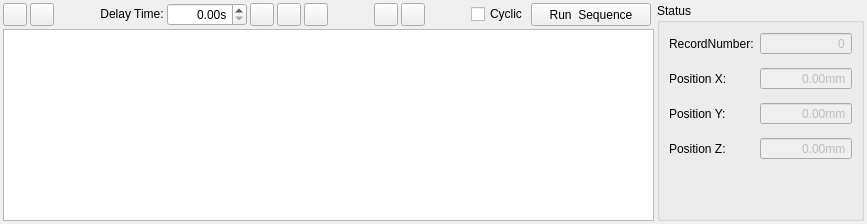
     <widget class="QWidget" name="tab_6">
      <attribute name="title">
       <string>Debug</string>
      </attribute>
      <layout class="QHBoxLayout" name="horizontalLayout_4">
       <property name="spacing">
        <number>3</number>
       </property>
       <property name="leftMargin">
        <number>3</number>
       </property>
       <property name="topMargin">
        <number>3</number>
       </property>
       <property name="rightMargin">
        <number>3</number>
       </property>
       <property name="bottomMargin">
        <number>3</number>
       </property>
       <item>
        <layout class="QHBoxLayout" name="horizontalLayout_3">
         <item>
          <layout class="QGridLayout" name="gridLayout_5">
           <item row="0" column="3">
            <widget class="QLabel" name="label_9">
             <property name="sizePolicy">
              <sizepolicy hsizetype="Fixed" vsizetype="Fixed">
               <horstretch>1</horstretch>
               <verstretch>0</verstretch>
              </sizepolicy>
             </property>
             <property name="text">
              <string>Delay Time:</string>
             </property>
             <property name="alignment">
              <set>Qt::AlignCenter</set>
             </property>
            </widget>
           </item>
           <item row="0" column="8" colspan="2">
            <spacer name="horizontalSpacer_6">
             <property name="orientation">
              <enum>Qt::Horizontal</enum>
             </property>
             <property name="sizeHint" stdset="0">
              <size>
               <width>40</width>
               <height>20</height>
              </size>
             </property>
            </spacer>
           </item>
           <item row="0" column="0">
            <widget class="QToolButton" name="btnImport">
             <property name="sizePolicy">
              <sizepolicy hsizetype="Preferred" vsizetype="Preferred">
               <horstretch>1</horstretch>
               <verstretch>0</verstretch>
              </sizepolicy>
             </property>
             <property name="toolTip">
              <string>Import</string>
             </property>
             <property name="text">
              <string/>
             </property>
             <property name="icon">
              <iconset resource="../../../res/res.qrc">
               <normaloff>:/res/image/icon/218.png</normaloff>:/res/image/icon/218.png</iconset>
             </property>
            </widget>
           </item>
           <item row="0" column="14" colspan="2">
            <widget class="QToolButton" name="toolButton_debugRun">
             <property name="sizePolicy">
              <sizepolicy hsizetype="Minimum" vsizetype="Minimum">
               <horstretch>3</horstretch>
               <verstretch>0</verstretch>
              </sizepolicy>
             </property>
             <property name="minimumSize">
              <size>
               <width>120</width>
               <height>20</height>
              </size>
             </property>
             <property name="maximumSize">
              <size>
               <width>16777215</width>
               <height>16777215</height>
              </size>
             </property>
             <property name="toolTip">
              <string>Running</string>
             </property>
             <property name="text">
              <string>Run  Sequence</string>
             </property>
             <property name="iconSize">
              <size>
               <width>16</width>
               <height>16</height>
              </size>
             </property>
            </widget>
           </item>
           <item row="0" column="11">
            <widget class="QToolButton" name="btnDown">
             <property name="sizePolicy">
              <sizepolicy hsizetype="Preferred" vsizetype="Preferred">
               <horstretch>1</horstretch>
               <verstretch>0</verstretch>
              </sizepolicy>
             </property>
             <property name="toolTip">
              <string>Move Down</string>
             </property>
             <property name="text">
              <string/>
             </property>
             <property name="icon">
              <iconset resource="../../../res/res.qrc">
               <normaloff>:/res/image/icon/arrow-down.png</normaloff>:/res/image/icon/arrow-down.png</iconset>
             </property>
            </widget>
           </item>
           <item row="0" column="7">
            <widget class="QToolButton" name="btnClr">
             <property name="sizePolicy">
              <sizepolicy hsizetype="Preferred" vsizetype="Preferred">
               <horstretch>1</horstretch>
               <verstretch>0</verstretch>
              </sizepolicy>
             </property>
             <property name="toolTip">
              <string>Delete all record</string>
             </property>
             <property name="text">
              <string/>
             </property>
             <property name="icon">
              <iconset resource="../../../res/res.qrc">
               <normaloff>:/res/image/icon/trash.png</normaloff>:/res/image/icon/trash.png</iconset>
             </property>
            </widget>
           </item>
           <item row="0" column="4">
            <widget class="QDoubleSpinBox" name="spinDly">
             <property name="sizePolicy">
              <sizepolicy hsizetype="Fixed" vsizetype="Fixed">
               <horstretch>1</horstretch>
               <verstretch>0</verstretch>
              </sizepolicy>
             </property>
             <property name="minimumSize">
              <size>
               <width>80</width>
               <height>0</height>
              </size>
             </property>
             <property name="maximumSize">
              <size>
               <width>80</width>
               <height>16777215</height>
              </size>
             </property>
             <property name="cursor">
              <cursorShape>ArrowCursor</cursorShape>
             </property>
             <property name="alignment">
              <set>Qt::AlignRight|Qt::AlignTrailing|Qt::AlignVCenter</set>
             </property>
             <property name="specialValueText">
              <string notr="true"/>
             </property>
             <property name="prefix">
              <string notr="true"/>
             </property>
             <property name="suffix">
              <string notr="true">s</string>
             </property>
             <property name="minimum">
              <double>0.000000000000000</double>
             </property>
             <property name="maximum">
              <double>1000000.000000000000000</double>
             </property>
             <property name="value">
              <double>0.000000000000000</double>
             </property>
            </widget>
           </item>
           <item row="0" column="10">
            <widget class="QToolButton" name="btnUp">
             <property name="sizePolicy">
              <sizepolicy hsizetype="Preferred" vsizetype="Preferred">
               <horstretch>1</horstretch>
               <verstretch>0</verstretch>
              </sizepolicy>
             </property>
             <property name="toolTip">
              <string>Move Up</string>
             </property>
             <property name="text">
              <string/>
             </property>
             <property name="icon">
              <iconset resource="../../../res/res.qrc">
               <normaloff>:/res/image/icon/arrow-up.png</normaloff>:/res/image/icon/arrow-up.png</iconset>
             </property>
            </widget>
           </item>
           <item row="0" column="13">
            <widget class="QCheckBox" name="chkCyclic">
             <property name="sizePolicy">
              <sizepolicy hsizetype="Fixed" vsizetype="Fixed">
               <horstretch>1</horstretch>
               <verstretch>0</verstretch>
              </sizepolicy>
             </property>
             <property name="layoutDirection">
              <enum>Qt::LeftToRight</enum>
             </property>
             <property name="text">
              <string>Cyclic</string>
             </property>
            </widget>
           </item>
           <item row="0" column="1">
            <widget class="QToolButton" name="btnExport">
             <property name="sizePolicy">
              <sizepolicy hsizetype="Preferred" vsizetype="Preferred">
               <horstretch>1</horstretch>
               <verstretch>0</verstretch>
              </sizepolicy>
             </property>
             <property name="toolTip">
              <string>Export</string>
             </property>
             <property name="text">
              <string/>
             </property>
             <property name="icon">
              <iconset resource="../../../res/res.qrc">
               <normaloff>:/res/image/icon/219.png</normaloff>:/res/image/icon/219.png</iconset>
             </property>
            </widget>
           </item>
           <item row="0" column="12">
            <spacer name="horizontalSpacer_9">
             <property name="orientation">
              <enum>Qt::Horizontal</enum>
             </property>
             <property name="sizeHint" stdset="0">
              <size>
               <width>40</width>
               <height>20</height>
              </size>
             </property>
            </spacer>
           </item>
           <item row="0" column="6">
            <widget class="QToolButton" name="btnDel">
             <property name="sizePolicy">
              <sizepolicy hsizetype="Preferred" vsizetype="Preferred">
               <horstretch>1</horstretch>
               <verstretch>0</verstretch>
              </sizepolicy>
             </property>
             <property name="toolTip">
              <string>Remove the current record</string>
             </property>
             <property name="text">
              <string/>
             </property>
             <property name="icon">
              <iconset resource="../../../res/res.qrc">
               <normaloff>:/res/image/icon/subtract.png</normaloff>:/res/image/icon/subtract.png</iconset>
             </property>
            </widget>
           </item>
           <item row="0" column="5">
            <widget class="QToolButton" name="btnAdd">
             <property name="sizePolicy">
              <sizepolicy hsizetype="Preferred" vsizetype="Preferred">
               <horstretch>1</horstretch>
               <verstretch>0</verstretch>
              </sizepolicy>
             </property>
             <property name="toolTip">
              <string>add a new record</string>
             </property>
             <property name="text">
              <string/>
             </property>
             <property name="icon">
              <iconset resource="../../../res/res.qrc">
               <normaloff>:/res/image/icon/add.png</normaloff>:/res/image/icon/add.png</iconset>
             </property>
            </widget>
           </item>
           <item row="0" column="2">
            <spacer name="horizontalSpacer_7">
             <property name="orientation">
              <enum>Qt::Horizontal</enum>
             </property>
             <property name="sizeHint" stdset="0">
              <size>
               <width>40</width>
               <height>20</height>
              </size>
             </property>
            </spacer>
           </item>
           <item row="2" column="0" rowspan="10" colspan="17">
            <widget class="QTableView" name="tvDebug">
             <property name="contextMenuPolicy">
              <enum>Qt::DefaultContextMenu</enum>
             </property>
             <property name="selectionMode">
              <enum>QAbstractItemView::SingleSelection</enum>
             </property>
             <property name="selectionBehavior">
              <enum>QAbstractItemView::SelectRows</enum>
             </property>
             <attribute name="horizontalHeaderStretchLastSection">
              <bool>true</bool>
             </attribute>
             <attribute name="verticalHeaderVisible">
              <bool>false</bool>
             </attribute>
            </widget>
           </item>
          </layout>
         </item>
         <item>
          <widget class="QGroupBox" name="groupBox_4">
           <property name="title">
            <string>Status</string>
           </property>
           <layout class="QGridLayout" name="gridLayout_6">
            <property name="verticalSpacing">
             <number>12</number>
            </property>
            <item row="0" column="0">
             <widget class="QLabel" name="label_10">
              <property name="sizePolicy">
               <sizepolicy hsizetype="Minimum" vsizetype="Minimum">
                <horstretch>0</horstretch>
                <verstretch>0</verstretch>
               </sizepolicy>
              </property>
              <property name="minimumSize">
               <size>
                <width>80</width>
                <height>20</height>
               </size>
              </property>
              <property name="text">
               <string>RecordNumber:</string>
              </property>
             </widget>
            </item>
            <item row="1" column="0">
             <widget class="QLabel" name="label_11">
              <property name="sizePolicy">
               <sizepolicy hsizetype="Minimum" vsizetype="Minimum">
                <horstretch>0</horstretch>
                <verstretch>0</verstretch>
               </sizepolicy>
              </property>
              <property name="minimumSize">
               <size>
                <width>80</width>
                <height>20</height>
               </size>
              </property>
              <property name="text">
               <string>Position X:</string>
              </property>
             </widget>
            </item>
            <item row="2" column="0">
             <widget class="QLabel" name="label_23">
              <property name="sizePolicy">
               <sizepolicy hsizetype="Minimum" vsizetype="Minimum">
                <horstretch>0</horstretch>
                <verstretch>0</verstretch>
               </sizepolicy>
              </property>
              <property name="minimumSize">
               <size>
                <width>80</width>
                <height>20</height>
               </size>
              </property>
              <property name="text">
               <string>Position Y:</string>
              </property>
             </widget>
            </item>
            <item row="4" column="0">
             <spacer name="verticalSpacer_2">
              <property name="orientation">
               <enum>Qt::Vertical</enum>
              </property>
              <property name="sizeHint" stdset="0">
               <size>
                <width>20</width>
                <height>40</height>
               </size>
              </property>
             </spacer>
            </item>
            <item row="1" column="1">
             <widget class="QDoubleSpinBox" name="doubleSpinBox_debug_posX">
              <property name="enabled">
               <bool>false</bool>
              </property>
              <property name="sizePolicy">
               <sizepolicy hsizetype="Minimum" vsizetype="Minimum">
                <horstretch>0</horstretch>
                <verstretch>0</verstretch>
               </sizepolicy>
              </property>
              <property name="minimumSize">
               <size>
                <width>80</width>
                <height>20</height>
               </size>
              </property>
              <property name="alignment">
               <set>Qt::AlignRight|Qt::AlignTrailing|Qt::AlignVCenter</set>
              </property>
              <property name="readOnly">
               <bool>true</bool>
              </property>
              <property name="buttonSymbols">
               <enum>QAbstractSpinBox::NoButtons</enum>
              </property>
              <property name="suffix">
               <string>mm</string>
              </property>
              <property name="minimum">
               <double>-10000.000000000000000</double>
              </property>
              <property name="maximum">
               <double>10000.000000000000000</double>
              </property>
             </widget>
            </item>
            <item row="0" column="1">
             <widget class="QDoubleSpinBox" name="doubleSpinBox_debugRecord">
              <property name="enabled">
               <bool>false</bool>
              </property>
              <property name="sizePolicy">
               <sizepolicy hsizetype="Minimum" vsizetype="Minimum">
                <horstretch>0</horstretch>
                <verstretch>0</verstretch>
               </sizepolicy>
              </property>
              <property name="minimumSize">
               <size>
                <width>80</width>
                <height>20</height>
               </size>
              </property>
              <property name="alignment">
               <set>Qt::AlignRight|Qt::AlignTrailing|Qt::AlignVCenter</set>
              </property>
              <property name="readOnly">
               <bool>true</bool>
              </property>
              <property name="buttonSymbols">
               <enum>QAbstractSpinBox::NoButtons</enum>
              </property>
              <property name="decimals">
               <number>0</number>
              </property>
              <property name="minimum">
               <double>-10000.000000000000000</double>
              </property>
              <property name="maximum">
               <double>10000.000000000000000</double>
              </property>
             </widget>
            </item>
            <item row="2" column="1">
             <widget class="QDoubleSpinBox" name="doubleSpinBox_debug_posY">
              <property name="enabled">
               <bool>false</bool>
              </property>
              <property name="sizePolicy">
               <sizepolicy hsizetype="Minimum" vsizetype="Minimum">
                <horstretch>0</horstretch>
                <verstretch>0</verstretch>
               </sizepolicy>
              </property>
              <property name="minimumSize">
               <size>
                <width>80</width>
                <height>20</height>
               </size>
              </property>
              <property name="alignment">
               <set>Qt::AlignRight|Qt::AlignTrailing|Qt::AlignVCenter</set>
              </property>
              <property name="readOnly">
               <bool>true</bool>
              </property>
              <property name="buttonSymbols">
               <enum>QAbstractSpinBox::NoButtons</enum>
              </property>
              <property name="suffix">
               <string>mm</string>
              </property>
              <property name="minimum">
               <double>-10000.000000000000000</double>
              </property>
              <property name="maximum">
               <double>10000.000000000000000</double>
              </property>
             </widget>
            </item>
            <item row="3" column="0">
             <widget class="QLabel" name="label">
              <property name="text">
               <string>Position Z:</string>
              </property>
             </widget>
            </item>
            <item row="3" column="1">
             <widget class="QDoubleSpinBox" name="doubleSpinBox_debug_posZ">
              <property name="enabled">
               <bool>false</bool>
              </property>
              <property name="frame">
               <bool>true</bool>
              </property>
              <property name="alignment">
               <set>Qt::AlignRight|Qt::AlignTrailing|Qt::AlignVCenter</set>
              </property>
              <property name="readOnly">
               <bool>true</bool>
              </property>
              <property name="buttonSymbols">
               <enum>QAbstractSpinBox::NoButtons</enum>
              </property>
              <property name="suffix">
               <string>mm</string>
              </property>
              <property name="minimum">
               <double>-1000000.000000000000000</double>
              </property>
              <property name="maximum">
               <double>1000000.000000000000000</double>
              </property>
             </widget>
            </item>
           </layout>
          </widget>
         </item>
        </layout>
       </item>
      </layout>
     </widget>
